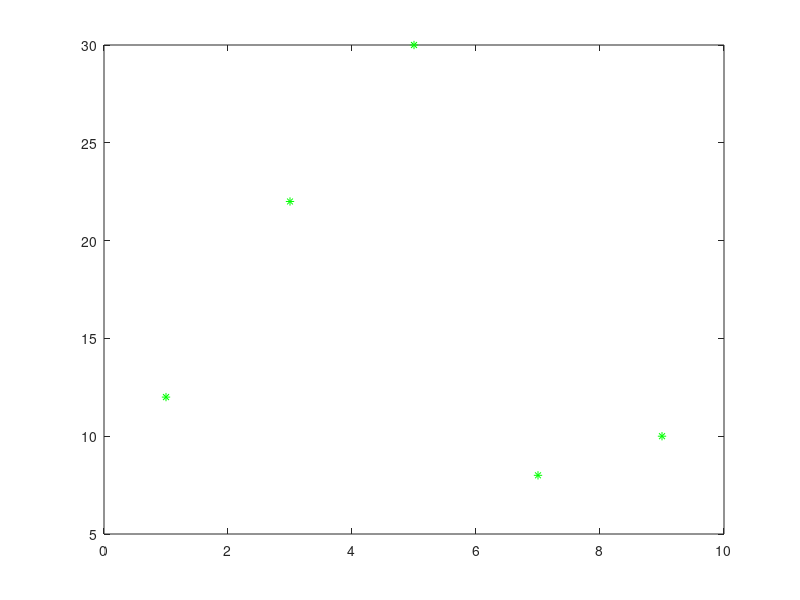

MATLAB code to generate this figure:
% Graphs in MatLab

% Generate some values for the x and y axis.
x=0:0.1:2*pi;
y=sin(x);

% Plot the graphs like so, x,y arguments in that order, then the line
% format we want to use.
plot(x,y,'-b'); % This uses a straight line 
plot(x,y,'--r'); % This is a dashed line

% Adding titles and labels to the graph
title("Sine Wave Plot"); 
xlabel("0 to 2Pi");
ylabel("Sin Value");

x=1:2:10;
y=[12 22 30 8 10];
plot(x,y,"*g"); % An example of non-line graph.